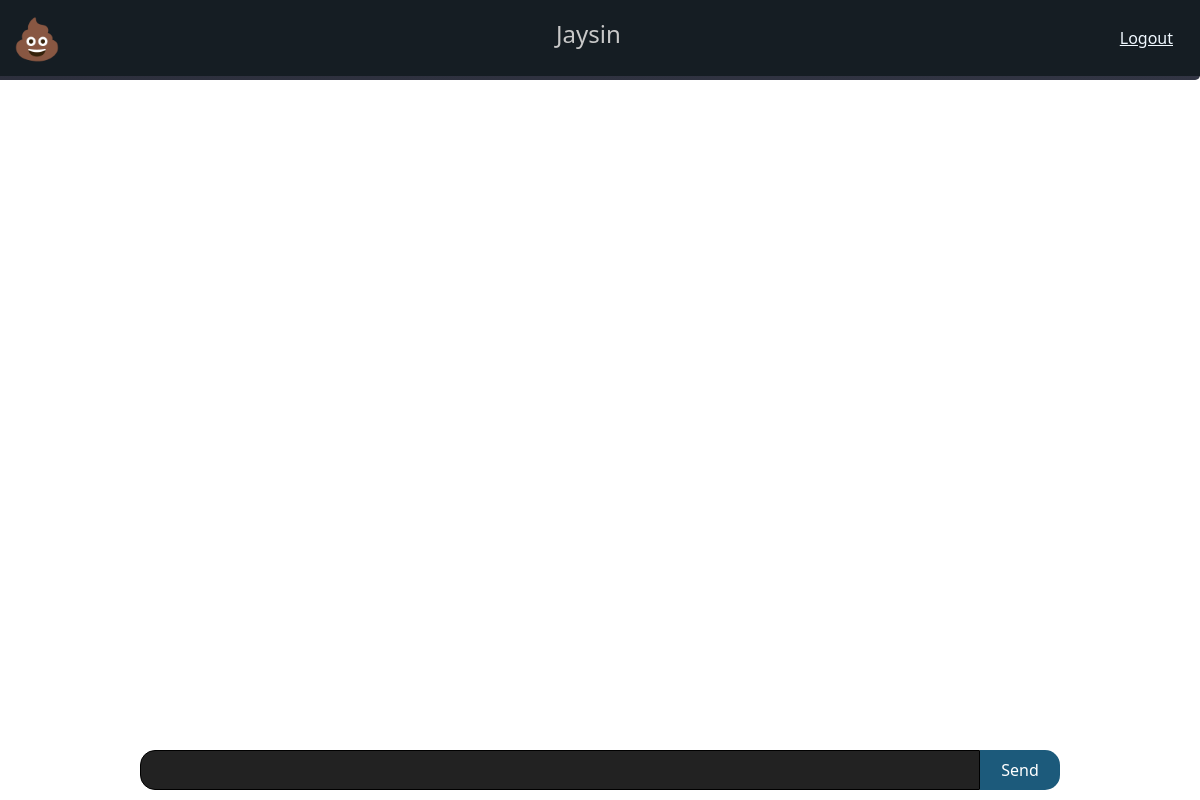
Page /dashboard (signed in) on the earlier database version.
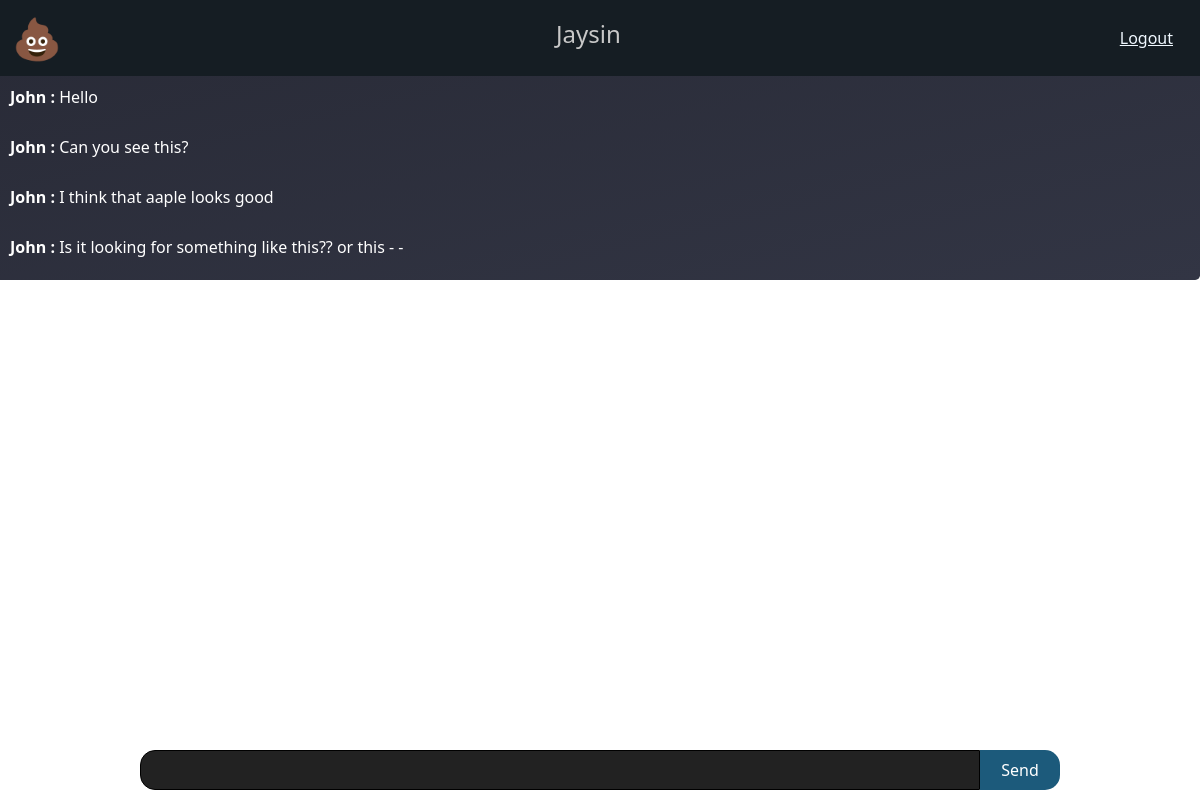
Same page on the later database version.
### myapp/models.py (models this page shows, shortened)
class User(db.Model, UserMixin):
    id = db.Column(db.Integer, primary_key=True)
    username = db.Column(db.String(40), nullable=False)
    email = db.Column(db.String(70))
    joining_date = db.Column(db.DateTime, default=datetime.now)
    password = db.Column(db.String(400))
    is_Client = db.Column(db.String(400))

class History(db.Model):
    id = db.Column(db.Integer, primary_key=True)
    user = db.Column(db.String(40))
    message = db.Column(db.String(400))
    is_Client_Message = db.Column(db.String(400))

### myapp/user/routes.py (the view)
@user.route("/dashboard")
@login_required
def dashboard():
    history = History.query.order_by(asc(History.id)).limit(100).all()
    return render_template("dashboard.html", history=history)

### myapp/models.py (called while the page is built)
@login_manager.user_loader
def load_user(user_id):
    return User.query.get(user_id)

### myapp/templates/dashboard.html (shortened to what this page needs)
{% extends "layout.html" %}
{% block body %}
{% include "sections/navbar.html" %}
{% include "sections/message_box.html" %}
{% endblock body %}

### myapp/templates/layout.html (shortened to what this page needs)
<!doctype html>
<html lang="en">
  <head>
    <link href="https://cdn.jsdelivr.net/npm/bootstrap@5.0.2/dist/css/bootstrap.min.css" rel="stylesheet">
  </head>
  <body>
    {% block body %}
    {% endblock body %}
  </body>
</html>

### myapp/templates/sections/navbar.html
<nav class="navbar fixed-top navbar-dark" style="background-color: #151d23;">
    <div class="container-fluid">
            <span style='font-size:40px;'>&#128169;</span>
            <span class="navbar-text">
            <h4 style="color: rgb(200, 200, 200); margin: center;">{{ current_user.username }}</h4>
            </span>
        <a href="{{ url_for('user.logout') }}" style="color: aliceblue;
        padding: 5px; margin-right: 10px;">Logout</a>
    </div>
  </nav>

### myapp/templates/sections/message_box.html (shortened to what this page needs)
<link rel="stylesheet" href="{{ url_for('static', filename='message_box.css') }}">
<section class="vh-300 gradient-custom">
    <div class="main_box">
        <div class="chat_box">
                {% for H in history %}
                <p class="message"><span class="uname">{{H.user}} : </span>{{ H.message }}</p>
                {% endfor %}
        </div>
        <div class="send_box">
            <input type="text" id="my_message">
            <button id="send_button" onclick="send_message()">Send</button>
        </div>
        </div>
</section>

### myapp/static/message_box.css (style rules this page uses)
.gradient-custom { background: rgb(40, 42, 54); background: -webkit-linear-gradient(to bottom right, rgb(40, 42, 54), rgb(50, 53, 68)); background: linear-gradient(to bottom right, rgb(40, 42, 54), rgb(50, 53, 68)) }
@media (min-width: 769px) { .gradient-custom { border-top-right-radius: .3rem; border-bottom-right-radius: .3rem; } }
.main_box { display: flex; flex-direction: column; padding-top: 80px; width: 100%; margin: auto; }
.chat_box { flex-direction: column; height: auto; max-height: 100vh; overflow-y: auto; margin: 0px; height: 100%; width: 100%; }
.message { border-radius: 10px; padding: 5px; width: max-content; color: rgb(255, 255, 255); margin-left: 5px; }
.send_box { display: flex; flex-direction: row; padding: 10px 0px; position: fixed; left: 0; bottom: 0; width: 100%; justify-content: center; }
.send_box > input[type='text'] { width: 70%; border: 1px solid rgb(0, 0, 0); background:rgb(34, 34, 34); color:rgb(255, 255, 255); border-top-right-radius: 0px; border-top-left-radius: 15px; border-bottom-right-radius: 0px; border-bottom-left-radius: 15px; outline: none; padding-left: 10px; }
.send_box > button { width: 80px; height: 40px; border: none; border-top-right-radius: 15px; border-top-left-radius: 0px; border-bottom-right-radius: 15px; border-bottom-left-radius: 0px; background-color: rgb(28, 90, 123); color: white; }
.uname { color: rgb(255, 255, 255); font-weight: 600; }

Differences in the rows shown:
added History: user "John", message "Hello"
added History: user "John", message "Can you see this?"
added History: user "John", message "I think that aaple looks good"
added History: user "John", message "Is it looking for something like this?? or this - -"
